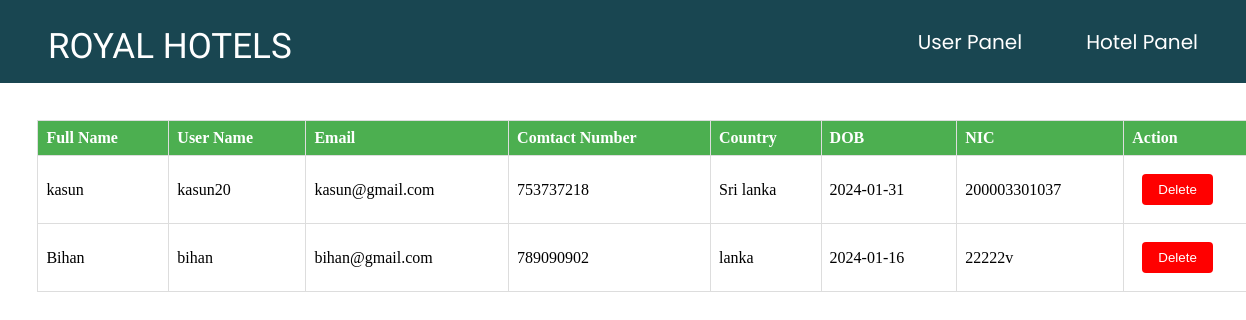
The page /indexUserList.php on the database its author committed.
### tables this page shows
CREATE TABLE `userregistation` (
  `fullName` varchar(150) NOT NULL,
  `userName` varchar(150) NOT NULL,
  `Email` varchar(150) NOT NULL,
  `contactNumber` int(10) NOT NULL,
  `homeTown` varchar(100) NOT NULL,
  `DOB` date NOT NULL,
  `NIC` varchar(50) NOT NULL,
  `password` varchar(150) NOT NULL,
  `conformPassword` varchar(150) NOT NULL,
  `userRoole` varchar(100) NOT NULL DEFAULT 'user'
);

### HTML/indexUserList.php (the view, shortened to what this page needs)
<!DOCTYPE html>
<html lang="en">
<head>
    <link rel="stylesheet" href="../CSS/styleHotelList.css">
    <link rel="stylesheet" href="../CSS/style.css">
</head>
<body>
    <nav>
        <label class="brand_name" for="Brand_name">ROYAL HOTELS</label>
        <ul class="nav_list">
            <li name='userpanel'><a href="../HTML/indexUserList.php">User Panel</a></li>
            <li name='hotelpanel'><a href="../HTML/indexAdminMain.php">Hotel Panel</a></li>
        </ul>
    </nav>
    <table id="outputTable">
        <thead>
            <tr>
                <th>Full Name</th>
                <th>User Name</th>
                <th>Email</th>
                <th>Comtact Number</th>
                <th>Country</th>
                <th>DOB</th>
                <th>NIC</th>
                <th>Action</th>
            </tr>
        </thead>
        <tbody>
            <?php
            include_once '../Includes/db.php';
            $sql = "SELECT * FROM userregistation";
            $result = mysqli_query($conn, $sql);
            if ($result) {
                while ($row = mysqli_fetch_assoc($result)) {
                    $fullname = $row['fullName'];
                    $username = $row['userName'];
                    $email = $row['Email'];
                    $contactnumber = $row['contactNumber'];
                    $country = $row['homeTown'];
                    $dob = $row['DOB'];
                    $nic = $row['NIC'];
                    echo '  <tr>
                       <td>' . $fullname . '</td>
                       <td>' . $username . '</td>
                       <td>' . $email . '</td>
                       <td>' . $contactnumber . '</td>
                       <td>' . $country . '</td>
                       <td>' . $dob . '</td>
                       <td>' . $nic . '</td>
                       <td id="updateDelete">
                            <form method="post" action="../Includes/delete.php">
                                <input type="hidden" name="deletename" value="' . $nic . '">
                                <button type="submit" style="background-color:red; color:white;">Delete</button>
                            </form>
                        </td>
                       </tr>';
                }
            }
            ?>
        </tbody>
    </table>
</body>
</html>

### CSS/styleHotelList.css (style rules this page uses)
* { margin: 0; padding: 0; box-sizing: border-box; font-family: "poppins" "Kalnia"; }
body { margin: 4rem; }
label { display: block; margin-top: 10px; }
button { margin: 10px; padding: 8px 16px; background-color: #4CAF50; color: #fff; border: none; border-radius: 4px; cursor: pointer; }
table { border-collapse: collapse; margin-bottom: 20px; width: 100%; }
th, td { border: 1px solid #ddd; padding: 8px; text-align: left; }
th { background-color: #4CAF50; color: #fff; }

### CSS/style.css (style rules this page uses)
* { margin: 0; padding: 0; box-sizing: border-box; font-family: "poppins" "Kalnia"; }
body { margin: 0 auto; }
.brand_name { font-size: 35px; font-family: "Kalnia"; color: #fff; font-weight: 500; text-shadow: 50px; text-decoration-color: rgba(6, 3, 28, 0.573); }
nav { background-color: #194651; display: flex; flex-direction: row; padding: 1rem 3rem; justify-content: space-between; align-items: center; }
.nav_list { display: flex; flex-direction: row; text-decoration: none; color: white; gap: 4rem; font-size: 20px; align-items: center; font-family: "poppins"; list-style: none; }
nav ul li a { text-decoration: none; color: #fff; }
::placeholder { color: #f4f4f4; }

### HTML/indexUserList.php (style rules this page uses)
table { margin: 3%; }

### rows shown on the page
userregistation: fullName "kasun", userName "kasun20", Email "kasun@gmail.com", contactNumber "753737218", homeTown "Sri lanka", DOB "2024-01-31", NIC "200003301037"
userregistation: fullName "Bihan", userName "bihan", Email "bihan@gmail.com", contactNumber "789090902", homeTown "lanka", DOB "2024-01-16", NIC "22222v"
